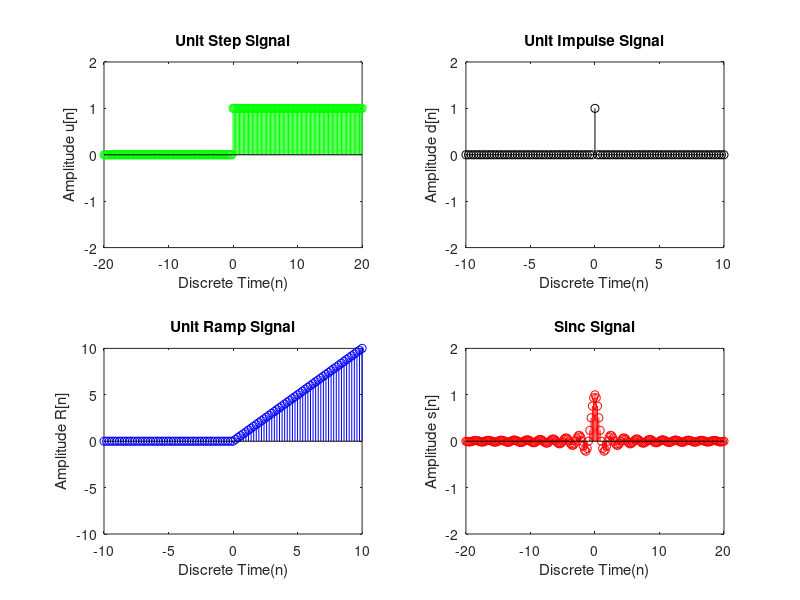

Reproduce this figure in MATLAB.
x=-20:0.2:20;
y1=y2=y3=y4=zeros(1,length(x));
for i=1:length(x)
  if x(i) > 0
    y1(i) = 1;
    y2(i)=0;
    y3(i) =x(i);
    y4(i) = sin(pi*x(i))/(pi*x(i));
  elseif x(i)==0
    y1(i) = 1;
    y2(i)= 1;
    y3(i) = x(i);
    y4(i) = 1;
  else
    y1(i)=0;
    y2(i)=0;
    y3(i)=0;
    y4(i) = sin(pi*x(i))/(pi*x(i));
  endif
endfor
%Unit Step
subplot(2,2,1);
stem(x,y1,"g");
axis([-20,20,-2,2]);
title("Unit Step Signal");
xlabel("Discrete Time(n)");
ylabel("Amplitude u[n]");
% Unit Impulse
subplot(2,2,2);
stem(x,y2,"k");
axis([-10,10,-2,2]);
title("Unit Impulse Signal");
xlabel("Discrete Time(n)");
ylabel("Amplitude d[n]");
% Unit Ramp
subplot(2,2,3);
stem(x,y3,"b");
axis([-10,10,-10,10]);
title("Unit Ramp Signal");
xlabel("Discrete Time(n)");
ylabel("Amplitude R[n]");
% Sinc
subplot(2,2,4);
stem(x,y4,"r");
axis([-20,20,-2,2]);
title("Sinc Signal");
xlabel("Discrete Time(n)");
ylabel("Amplitude s[n]");
